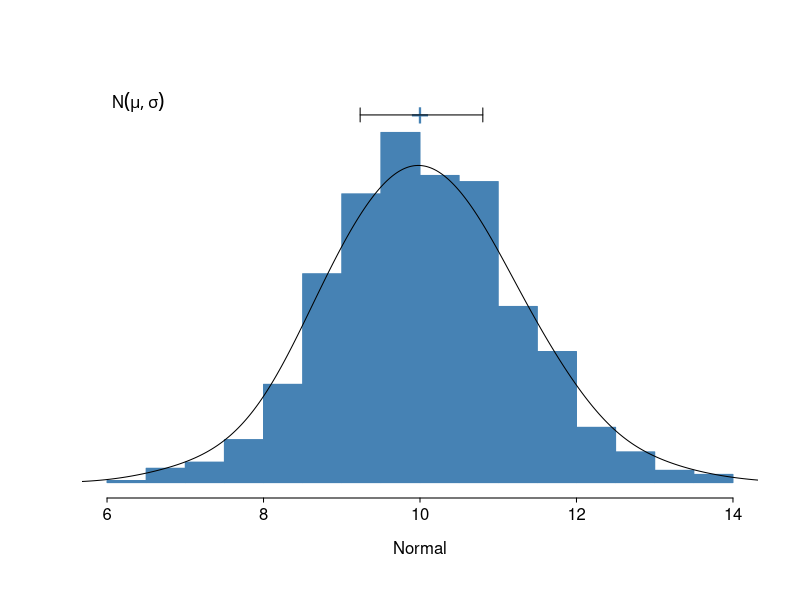
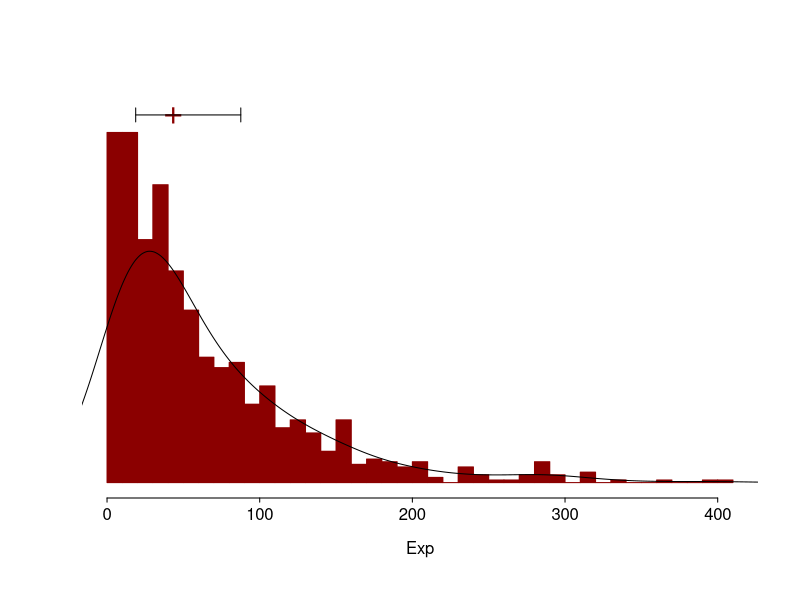
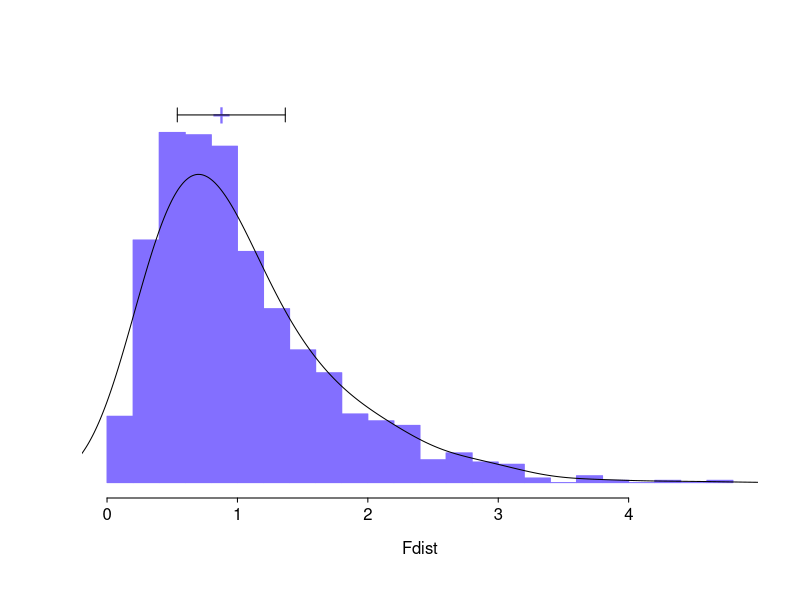
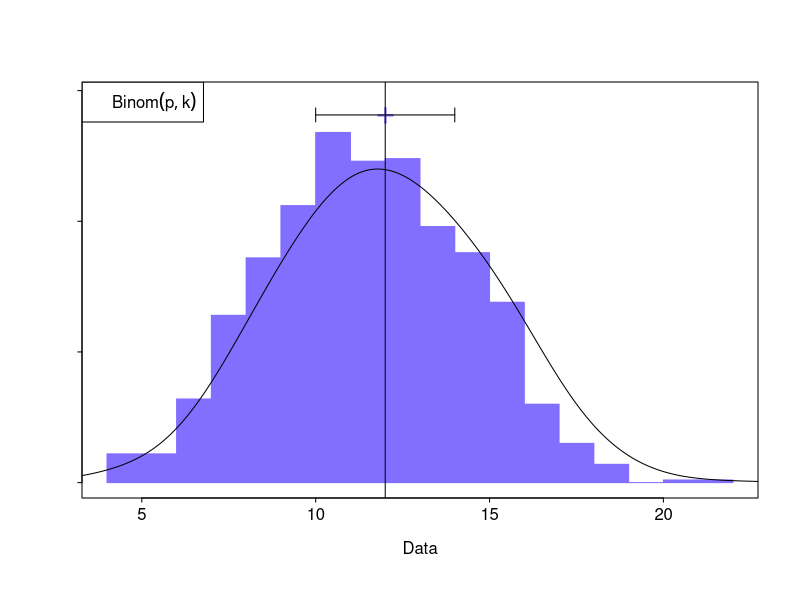

Recreate these plots in R, in order.
dist_hist <- function(dist,
                      pars,
                      xlab = 'x',
                      color = 'grey60',
                      bootci = TRUE,
                      den = FALSE,
                      border = FALSE){
  
  if(is.character(dist)){
    if(dist == 'norm'){
      x = rnorm(pars[1],pars[2],pars[3])
    } else if( dist == 'exp'){
      x = rexp(pars[1],pars[2])
    } else if( dist == 'F'){
      x = rf(pars[1],pars[2],pars[3])
    } 
  } else {
    x = dist
  }
  
  if(bootci){
    B = 1000 #número de bootstraps
    N = length(x) #longitud de vector de datos
    boot_vec = numeric(B) #para guardar resultados
    for(b in 1:B){ #boostrap
      # sample toma N valores de x con reemplazo
      bsample = sample(x,size = N, replace = T)
      # obtener un estadístico
      boot_vec[b] <- mean(bsample)
    }
    # para conocer los intervalos de confianza 
    lw = quantile(boot_vec,probs = 0.025)
    up = quantile(boot_vec,probs = 0.975)
    center = mean(boot_vec)
  } else { # iqr
    lw = quantile(x,probs = 0.25)
    up = quantile(x,probs = 0.75)
    center = median(x)
  }
  
  
  if(border == F) border = color
  par(mgp = c(2,0.3,0))
  # guardar  
  h = hist(x,breaks = 'fd',plot = F)
  max.y = max(h$density)
  plot(h,col = color, border = border,
       ylim = c(0,max.y*1.1),
       axes = F,ylab = '',xlab = xlab,
       freq = F,main = '')
  points(x = center,y = max.y*1.05, pch = '+',col = color,cex = 2)
  segments(x0 = lw,x1 = up,y0 = max.y*1.05,y1 = max.y*1.05)
  segments(x0 = lw,x1 = lw,y0 = max.y*1.03,y1 = max.y*1.07)
  segments(x0 = up,x1 = up,y0 = max.y*1.03,y1 = max.y*1.07)
  
  axis(1,tck = -0.01, las = 1)
  if(den == TRUE){
    dx = density(x,adjust = 2)
    lines(dx, col = 'black')
  }
}

# Normal
dist_hist('norm',pars = c(1000,10,1.2),bootci = F,den = T,xlab = 'Normal',color = 'steelblue',border = F)
legend('topleft',legend = bquote(N(mu,sigma)),bty = 'n')
# Exponencial
dist_hist('exp',pars = c(1000,1/60),bootci = F,den = T,xlab = 'Exp',color = 'red4',border = F)
# F
dist_hist('F',pars = c(1000,6,32),bootci = F,den = T,xlab = 'Fdist',color = "slateblue1"  ,border = F)
# Datos propios (supongamos otra distibucion)
d = rbinom(1000,40,0.3)

dist_hist(d,bootci = F,den = T,xlab = 'Data',color = 'slateblue1',border = F)
# se pueden agregar más elemengos
abline(v = 12)
axis(2,tck = -0.01, las = 2,labels = F)
legend('topleft',legend = bquote(Binom(p,k)))
box()
